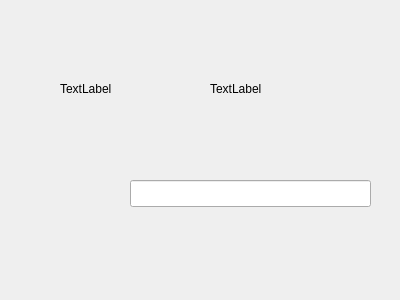
<?xml version="1.0" encoding="UTF-8"?>
<ui version="4.0">
 <class>Widget</class>
 <widget class="QWidget" name="Widget">
  <property name="geometry">
   <rect>
    <x>0</x>
    <y>0</y>
    <width>400</width>
    <height>300</height>
   </rect>
  </property>
  <property name="windowTitle">
   <string>Widget</string>
  </property>
  <widget class="QLabel" name="label">
   <property name="geometry">
    <rect>
     <x>60</x>
     <y>80</y>
     <width>67</width>
     <height>17</height>
    </rect>
   </property>
   <property name="text">
    <string>TextLabel</string>
   </property>
  </widget>
  <widget class="QLabel" name="label_2">
   <property name="geometry">
    <rect>
     <x>210</x>
     <y>80</y>
     <width>141</width>
     <height>17</height>
    </rect>
   </property>
   <property name="text">
    <string>TextLabel</string>
   </property>
  </widget>
  <widget class="QLineEdit" name="lineEdit">
   <property name="geometry">
    <rect>
     <x>130</x>
     <y>180</y>
     <width>241</width>
     <height>27</height>
    </rect>
   </property>
  </widget>
 </widget>
 <layoutdefault spacing="6" margin="11"/>
 <resources/>
 <connections/>
</ui>
